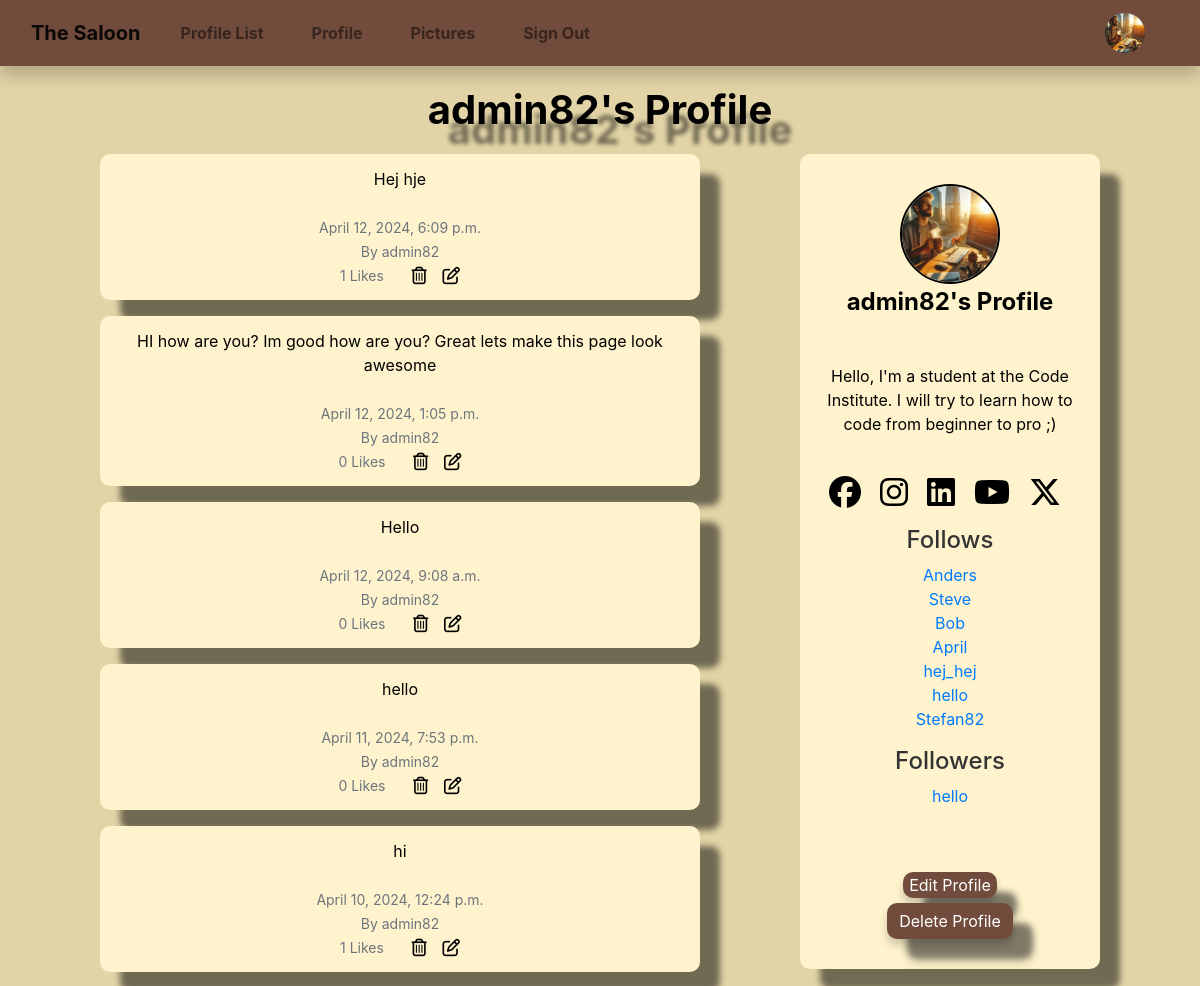
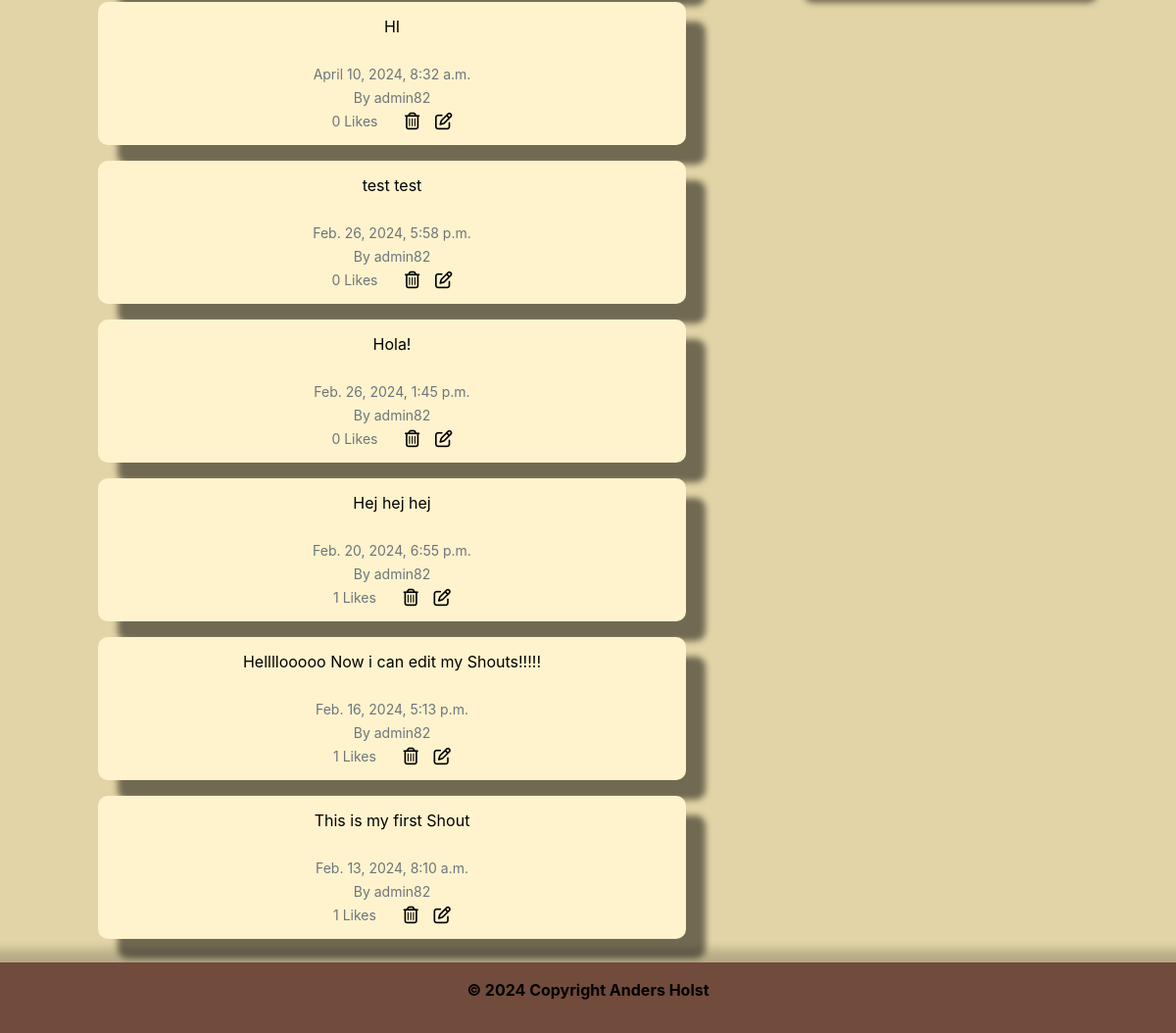
Screenshot of /profile/1 (signed in) with the database file from the repository (2 pictures, top to bottom).
### the_saloon/models.py (models this page shows, shortened)
class Profile(models.Model):
    user = models.OneToOneField(User, on_delete=models.CASCADE)
    follows = models.ManyToManyField("self",
                                     related_name="followed_by",
                                     symmetrical=False, blank=True)
    date_modified = models.DateTimeField(User, auto_now=True)
    profile_image = models.ImageField(
        null=True, blank=True, upload_to="media/image")
    profile_bio = models.CharField(null=True, blank=True, max_length=500)
    facebook_link = models.CharField(null=True, blank=True, max_length=100)
    instagram_link = models.CharField(
        null=True, blank=True, max_length=100)
    linkedin_link = models.CharField(null=True, blank=True, max_length=100)
    youtube_link = models.CharField(null=True, blank=True, max_length=100)
    x_link = models.CharField(null=True, blank=True, max_length=100)
    def __str__(self):
        return self.user.username

class Shout(models.Model):
    user = models.ForeignKey(
        User, related_name="shouts",
        on_delete=models.DO_NOTHING
    )
    body = models.CharField(max_length=200)
    created_at = models.DateTimeField(auto_now_add=True)
    likes = models.ManyToManyField(User, related_name="shout_like", blank=True)
    def number_of_likes(self):
        return self.likes.count()

### the_saloon/views.py (the view, shortened to what this page needs)
# urls.py: path('profile/<int:pk>', views.profile, name='profile'),
def profile(request, pk):
    if request.user.is_authenticated:
        profile = Profile.objects.get(user_id=pk)
        shouts = Shout.objects.filter(user_id=pk).order_by("-created_at")
        return render(request, "profile.html", {"profile": profile,
                                                "shouts": shouts})
    else:
        messages.success(request, ("You must login to see this page..."))
        return redirect('home')

### the_saloon/templates/profile.html (shortened to what this page needs)
{% extends 'base.html' %}
{% load static %}
{% block content %}
{% if profile %}
<h1 class="profil text-center">{{ profile.user.username }}'s Profile</h1>
<div class="container-fluid">
  <div class="row">
    <div id="profile-bio" class="col-xs-12 col-sm-12 col-md-3 order-md-3 text-center px-3 px-md-0">
          <div class="container1 mx-auto">
            <div class="image d-flex flex-column justify-content-center align-items-center">
      {% if profile.profile_image %}
      <img src="{{ profile.profile_image.url }}" height="100" width="100" class="profile rounded-circle"
        alt="profile_image">
      {% else %}
      <img src="{% static 'images/cowboy.png' %}" height="100" width="100" class="profile rounded-circle"
        alt="profile_image">
      {% endif %}
      <span class="name mb-4">
        {{ profile.user.username }}'s Profile
      </span>
      {% if profile.profile_bio %}
      <div class="bio">
        <span>
        {{ profile.profile_bio}}
        </span>
      </div>
      {% endif %}
      <div class="gap-3 mb-3 icons d-flex flex-row justify-content-center align-items-center">
        {% if profile.facebook_link %}
        <a href="{{ profile.facebook_link }}" target="new">
          <i class="face fa-2x fa-brands fa-facebook"></i></a>
        {% endif %}
        {% if profile.instagram_link %}
        <a href="{{ profile.instagram_link }}" target="new"><i class="inst fa-2x fa-brands fa-instagram"></i></a>
        {% endif %}
        {% if profile.linkedin_link %}
        <a href="{{ profile.linkedin_link }}" target="new"><i class="link fa-2x fa-brands fa-linkedin"></i></a>
        {% endif %}
        {% if profile.youtube_link %}
        <a href="{{ profile.youtube_link }}" target="new"><i class="you fa-2x fa-brands fa-youtube"></i></a>
        {% endif %}
        {% if profile.x_link %}
        <a href="{{ profile.x_link }}" target="new"><i class="x fa-2x fa-brands fa-x-twitter"></i></a>
        {% endif %}
      </div>
      <h5 class="follow">Follows</h5>
        <p class="card-text">
        {% for following in profile.follows.all %}
            {% if following.user.id != user.id %}
                <a href="{% url 'profile' following.user.id %}">{{ following }}</a><br/>
            {% endif %}
        {% endfor %}
        </p>
        <h5 class="follow">Followers</h5>
        <p class="card-text">
        {% for following in profile.followed_by.all %}
            {% if following.user.id != user.id %}
                <a href="{% url 'profile' following.user.id %}">{{ following }}</a><br/>
            {% endif %}
        {% endfor %}
        </p>
        <br/><br/>
        {% if request.user.id == profile.user.id %}
        <button class="btn-profile btn-outline">
          <a class="edit" href="{% url 'update_user' %}">Edit Profile</a>
        </button>
        {% endif %}
      <form action="{% url 'delete_profile' %}" method="post">
        <button type="submit" class="btn btn-danger">Delete Profile</button>
      </form>
    </div>
          </div>
      </div>
      <div class="col-xs-12 col-sm-12 col-md-8 order-md-1 text-center">
          <div class="container2 mx-auto">
            {% if shouts%}
            {% for shout in shouts %}
              <div class="alert" role="alert">
                  {{ shout.body }}<br/><br/>
                  <small class="text-muted">
                      {{ shout.created_at }}
                      <br/>
                      By {{ shout.user.username }}
                      <br/>
                      {{ shout.number_of_likes }} Likes
                      &nbsp;&nbsp;
                {% if request.user.username == profile.user.username %}
                <a href="{% url 'delete_shout' shout.id %}"></a>
                <a href="{% url 'edit_shout' shout.id %}"></a>
                {% endif %}
              </small>
            </div>
            {% endfor %}
            {% endif %}
          </div>
      </div>
  </div>
</div>
{% endif %}
{% endblock %}

### the_saloon/templates/navbar.html (shortened to what this page needs)
{% load static %}
<nav class="navbar navbar-expand-lg navbar-light navbar sticky-top">
  <div class="container-fluid">
    {% if user.is_authenticated %}
    <a class="navbar-brand" href="{% url 'home' %}">The Saloon</a>
    {% else %}
    <a class="navbar-brand" href="{% url 'login' %}">The Saloon</a>
    {% endif %}
    <div class="collapse navbar-collapse" id="navbarSupportedContent">
      <ul class="navbar-nav me-auto mb-2 mb-lg-0">
        {% if user.is_authenticated %}
        <li class="nav-item mx-3">
          <a class="nav-link" href="{% url 'profile_list' %}">Profile List</a>
        </li>
        <li class="nav-item mx-3">
          <a class="nav-link" href="{% url 'profile' request.user.id %}">Profile</a>
        </li>
        <li class="nav-item mx-3">
          <a class="nav-link" href="{% url 'upload_image' %}">Pictures</a>
        </li>
        <li class="nav-item mx-3">
          <a class="nav-link" href="{% url 'logout' %}">Sign Out</a>
        </li>
        {% else %}
        <li class="nav-item mx-3">
          <a class="nav-link" href="{% url 'register' %}">Sign Up</a>
        </li>
        {% endif %}
      </ul>
      {% if request.user.is_authenticated %}
        <ul class="navbar-nav ml-auto">
          <li class="nav-link navbar-brand">
            {% if profile.profile_image %}
              <a href="{% url 'profile' request.user.id %}">
              <img src="{{ user.profile.profile_image.url }}" class="rounded-circle"
              width="40" height="40" alt="profile_image"></a>
              {% else %}
              <a href="{% url 'profile' request.user.id %}">
              <img src="{% static 'images/cowboy.png' %}" height="40" width="40" class="rounded-circle"
              alt="profile_image"></a>
            {% endif %}
          </li>
        </ul>
      {% endif %}
    </div>
  </div>
</nav>

### social/static/css/style.css (style rules this page uses)
* { color: #000000; }
body { background-color: #E2D4A6; margin-bottom: 80px; }
div.alert { background-color: #FFF3CD; filter: drop-shadow(20px 20px 3px rgba(0, 0, 0, 0.5)); border-radius: 10px; color: #000000; }
button.btn { background-color: #714b3c; border: none; box-shadow: 0 6px 8px 0 rgba(0,0,0,.2); border-radius: 2rem; color: white; }
a.navbar-brand { color: black; font-weight: bold; }
nav.navbar { width: 100%; box-sizing: border-box; background-color: #714B3C; box-shadow: 0 10px 15px 0 rgba(0,0,0,.2); font-weight: bold; color: #000000; }
.btn.btn-danger { background-color: #714b3c; color: white; border: none; margin-top: 5px; border-radius: 10px; filter: drop-shadow(20px 20px 3px rgba(0, 0, 0, 0.5)); }
#profile-bio { display: flex; overflow: auto; flex-direction: column; align-items: center; justify-content: center; background-color: #FFF3CD; padding: 20px; border-radius: 10px; filter: drop-shadow(20px 20px 3px rgba(0, 0, 0, 0.5)); height: 100%; padding: 30px; font-size: 1rem; }
.profile { border: 2px solid #000000; }
.name { font-size: 1.5em; font-weight: bold; }
.bio { font-size: 1em; color: #000000; margin: 20px; }
.gap-3.mb-3.icons.d-flex.flex-row.justify-content-center.align-items-center { margin: 20px; }
.icons a { margin-right: 10px; }
.follow { font-size: 1.5em; color: #333; }
p.card-text { color: #000000; }
h1.profil { color: black; margin-bottom: 20px; margin-top: 20px; font-weight: bold; filter: drop-shadow(20px 20px 2px rgba(0, 0, 0, 0.5)); }
small.text-muted { margin-top: 20px; color: #000000; font-display: bold; }
.btn-profile { background-color: #714b3c; border: none; box-shadow: 0 6px 8px 0 rgba(0,0,0,.2); border-radius: 10px; color: white; filter: drop-shadow(20px 20px 3px rgba(0, 0, 0, 0.5)); }
a.edit { color: white; }
#profile-bio { flex: 1; }
.row { display: flex; flex-wrap: wrap; }
.container2 { max-width: 100%; width: 600px; margin: o auto; }
.container1 { max-width: 100%; margin: 0 auto; }

### rows the page displays
Profile: user.username "admin82", profile_image (picture), profile_bio "Hello, I'm a student at the Code Institute. I will try to learn how to code from beginner to pro ;)"
Profile: user.username "Anders"
Profile: user.username "Steve"
Profile: user.username "Bob"
Profile: user.username "April"
Profile: user.username "hej_hej"
Profile: user.username "hello"
Profile: user.username "Stefan82"
Shout: body "Hej hje", created_at "April 12, 2024, 6:09 p.m.", user.username "admin82", number_of_likes "1"
Shout: body "HI how are you? Im good how are you? Great lets make this page look awesome", created_at "April 12, 2024, 1:05 p.m.", user.username "admin82", number_of_likes "0"
Shout: body "Hello", created_at "April 12, 2024, 9:08 a.m.", user.username "admin82", number_of_likes "0"
Shout: body "hello", created_at "April 11, 2024, 7:53 p.m.", user.username "admin82", number_of_likes "0"
Shout: body "hi", created_at "April 10, 2024, 12:24 p.m.", user.username "admin82", number_of_likes "1"
Shout: body "HI", created_at "April 10, 2024, 8:32 a.m.", user.username "admin82", number_of_likes "0"
Shout: body "test test", created_at "Feb. 26, 2024, 5:58 p.m.", user.username "admin82", number_of_likes "0"
Shout: body "Hola!", created_at "Feb. 26, 2024, 1:45 p.m.", user.username "admin82", number_of_likes "0"
Shout: body "Hej hej hej", created_at "Feb. 20, 2024, 6:55 p.m.", user.username "admin82", number_of_likes "1"
Shout: body "Hellllooooo Now i can edit my Shouts!!!!!", created_at "Feb. 16, 2024, 5:13 p.m.", user.username "admin82", number_of_likes "1"
Shout: body "This is my first Shout", created_at "Feb. 13, 2024, 8:10 a.m.", user.username "admin82", number_of_likes "1"
